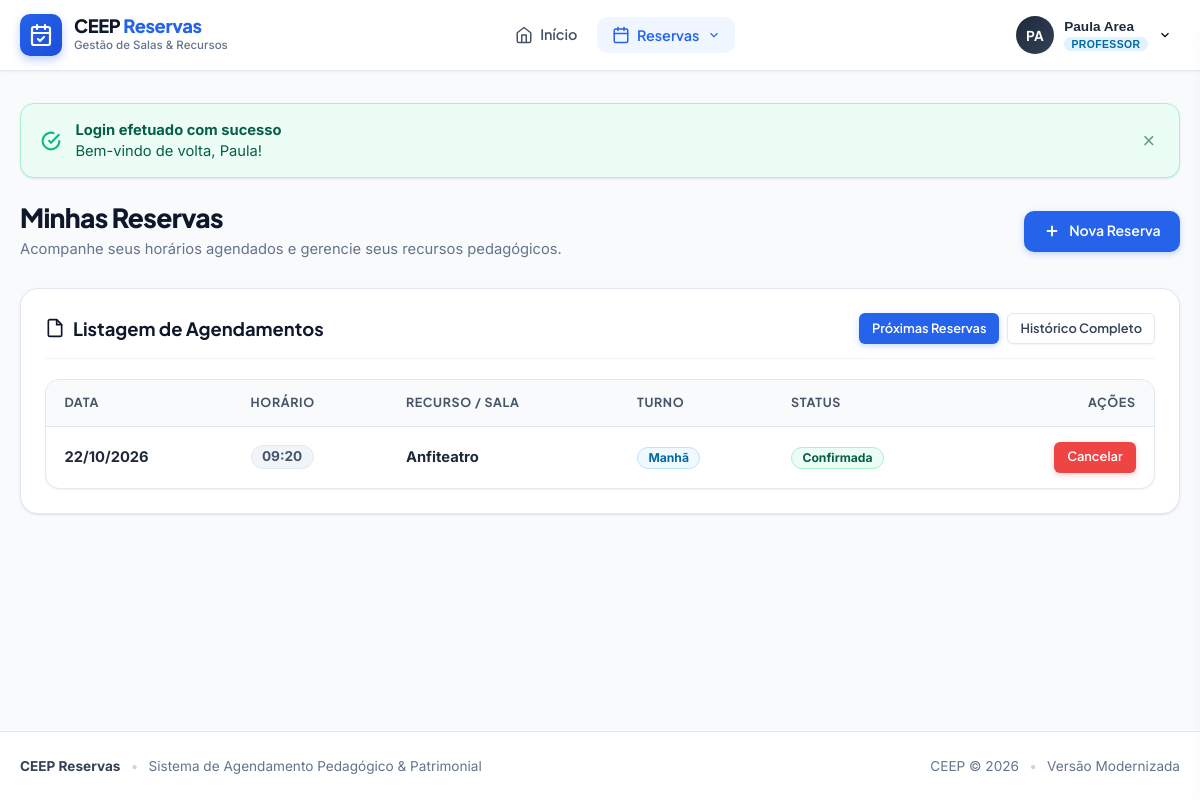
Before: /listareserva.php (signed in) with the older database file.
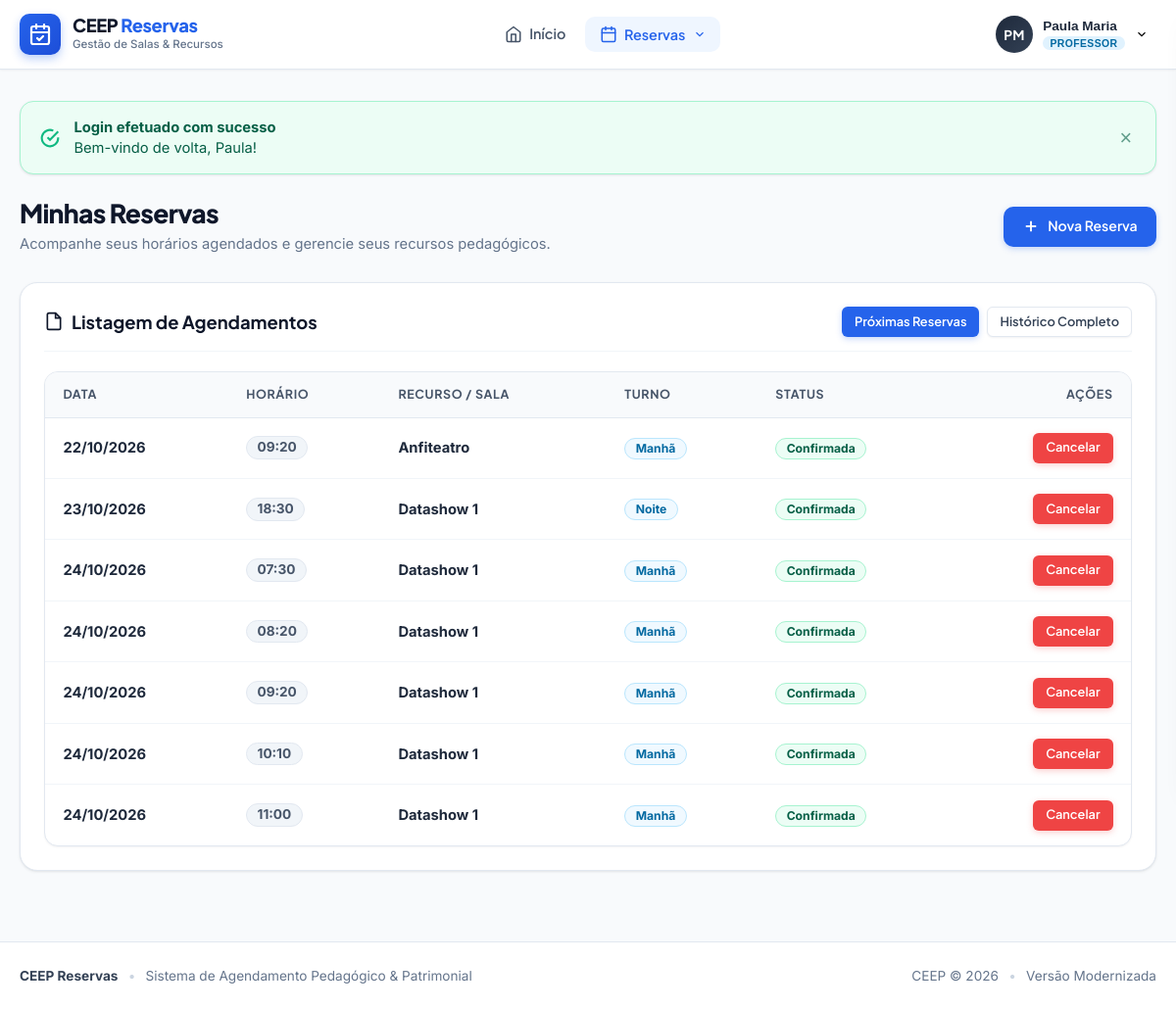
After: the same page with the newer database file.
### tables this page shows
CREATE TABLE reservas (
    ID INTEGER PRIMARY KEY AUTOINCREMENT,
    cod_recurso INTEGER DEFAULT 0,
    matricula INTEGER DEFAULT 0,
    datatempo TEXT DEFAULT NULL,
    turno TEXT DEFAULT 'm',
    ticket TEXT DEFAULT '0',
    disponivel INTEGER DEFAULT 0,
    pegou INTEGER DEFAULT 0
);

CREATE TABLE recursos (
    cod_recurso INTEGER PRIMARY KEY AUTOINCREMENT,
    nome_recurso TEXT NOT NULL,
    status TEXT DEFAULT 'Disponivel',
    categoria TEXT DEFAULT '1'
);

### listareserva.php (called while the page is built)
<?php require_once __DIR__ . '/reservas.php'; ?>

### reservas.php (the view, shortened to what the changed rows need)
<?php
require_once __DIR__ . '/core/bootstrap.php';
$user = auth_user();
$matricula = $user['matricula'];
$isAdmin = auth_is_admin();
$filtro = $_GET['filtro'] ?? 'futuras';
$agora = date('Y-m-d H:i:s');
try {
    if ($filtro === 'historico') {
        $minhas = DB::fetchAll(
            "SELECT r.*, rec.nome_recurso, rec.categoria
             FROM reservas r
             LEFT JOIN recursos rec ON r.cod_recurso = rec.cod_recurso
             WHERE r.matricula = ?
             ORDER BY r.datatempo DESC LIMIT 100",
            [$matricula]
        );
    } else {
        $minhas = DB::fetchAll(
            "SELECT r.*, rec.nome_recurso, rec.categoria
             FROM reservas r
             LEFT JOIN recursos rec ON r.cod_recurso = rec.cod_recurso
             WHERE r.matricula = ? AND r.datatempo >= ?
             ORDER BY r.datatempo ASC",
            [$matricula, $agora]
        );
    }
} catch (Throwable $t) {
    error_log('Erro em minhas reservas: ' . $t->getMessage());
    $minhas = [];
}
render_header('Minhas Reservas', 'minhas_reservas');
?>
<div class="page-header animate-slide-in">
    <div>
        <h1 class="page-title">Minhas Reservas</h1>
    </div>
</div>
<div class="card animate-slide-in">
    <div class="card-header">
        <h2 class="card-title">
            <svg width="20" height="20" viewBox="0 0 24 24" fill="none" stroke="currentColor" stroke-width="2"><path d="M14 2H6a2 2 0 0 0-2 2v16a2 2 0 0 0 2 2h12a2 2 0 0 0 2-2V8z"></path><polyline points="14 2 14 8 20 8"></polyline></svg>
            <span>Listagem de Agendamentos</span>
        </h2>
    </div>
    <?php if (empty($minhas)): ?>
        <div class="empty-state">
            <div class="empty-state-icon">
                <svg width="32" height="32" viewBox="0 0 24 24" fill="none" stroke="currentColor" stroke-width="2"><circle cx="12" cy="12" r="10"></circle><polyline points="12 6 12 12 14 14"></polyline></svg>
            </div>
            <h3 class="empty-state-title">Nenhuma reserva encontrada</h3>
            <p class="empty-state-desc">Você ainda não possui horários agendados para este período.</p>
            <a href="user1.php" class="btn btn-primary">Fazer um Agendamento</a>
        </div>
    <?php else: ?>
        <div class="table-responsive">
            <table class="ceep-table">
                <thead>
                    <tr>
                        <th>Data</th>
                        <th>Horário</th>
                        <th>Recurso / Sala</th>
                        <th>Turno</th>
                        <th>Status</th>
                        <th style="text-align: right;">Ações</th>
                    </tr>
                </thead>
                <tbody>
                    <?php
                    $turnoNomes = ['m' => 'Manhã', 't' => 'Tarde', 'n' => 'Noite'];
                    foreach ($minhas as $res):
                        $passada = strtotime($res['datatempo']) < time();
                    ?>
                    <tr>
                        <td>
                            <strong><?= date('d/m/Y', strtotime($res['datatempo'])) ?></strong>
                        </td>
                        <td>
                            <span class="badge badge-secondary" style="font-size: 0.85rem;">
                                <?= date('H:i', strtotime($res['datatempo'])) ?>
                            </span>
                        </td>
                        <td>
                            <strong><?= e($res['nome_recurso'] ?? 'Recurso #' . $res['cod_recurso']) ?></strong>
                        </td>
                        <td>
                            <span class="badge badge-info">
                                <?= e($turnoNomes[$res['turno'] ?? ''] ?? 'Padrão') ?>
                            </span>
                        </td>
                        <td>
                            <?php if ($passada): ?>
                                <span class="badge badge-secondary">Concluída</span>
                            <?php else: ?>
                                <span class="badge badge-success">Confirmada</span>
                            <?php endif; ?>
                        </td>
                        <td style="text-align: right;">
                            <?php if (!$passada || $isAdmin): ?>
                                <a
                                    href="cancela.php?id=<?= urlencode($res['ID']) ?>&csrf_token=<?= e(csrf_token()) ?>"
                                    class="btn btn-danger btn-sm"
                                    data-confirm="Tem certeza que deseja cancelar esta reserva para <?= date('d/m/Y \à\s H:i', strtotime($res['datatempo'])) ?>?"
                                >
                                    Cancelar
                                </a>
                            <?php else: ?>
                                <span style="font-size: 0.8rem; color: var(--slate-400);">Finalizada</span>
                            <?php endif; ?>
                        </td>
                    </tr>
                    <?php endforeach; ?>
                </tbody>
            </table>
        </div>
    <?php endif; ?>
</div>
<?php
render_footer();

### core/bootstrap.php (shortened to what the changed rows need)
<?php
class DB {
    private static ?PDO $pdo = null;
    public static function pdo(): PDO {
        if (self::$pdo === null) {
            $sqlitePath1 = __DIR__ . '/../ceep.db';
            $sqlitePath2 = __DIR__ . '/../database.db';
            $options = [
                PDO::ATTR_ERRMODE => PDO::ERRMODE_EXCEPTION,
                PDO::ATTR_DEFAULT_FETCH_MODE => PDO::FETCH_ASSOC,
                PDO::ATTR_EMULATE_PREPARES => false
            ];
            $useSqlite = (defined('DB_DRIVER') && DB_DRIVER === 'sqlite') ||
                         (file_exists($sqlitePath1) && (!defined('DB_HOSTNAME') || DB_HOSTNAME === 'localhost' || DB_HOSTNAME === '127.0.0.1'));
            if ($useSqlite && (file_exists($sqlitePath1) || file_exists($sqlitePath2))) {
                $targetDb = file_exists($sqlitePath1) ? $sqlitePath1 : $sqlitePath2;
                try {
                    self::$pdo = new PDO("sqlite:" . $targetDb, null, null, $options);
                    return self::$pdo;
                } catch (PDOException $e) {
                }
            }
            $ultimoErro = '';
            die(
                "<div style='font-family: system-ui, sans-serif; max-width: 650px; margin: 50px auto; padding: 24px; border: 1px solid #fecaca; background: #fff5f5; border-radius: 14px; color: #991b1b;'>" .
                "<h2 style='margin-top:0; color:#b91c1c;'>Falha na Conexão com o Banco de Dados</h2>" .
                "<p>Não foi possível conectar ao MySQL nem ao arquivo local <code>ceep.db</code>.</p>" .
                "<div style='background: #fee2e2; padding: 12px; border-radius: 8px; font-family: monospace; font-size: 13px;'>" . htmlspecialchars($ultimoErro) . "</div>" .
                "</div>"
            );
        }
        return self::$pdo;
    }
    public static function query(string $sql, array $params = []): PDOStatement {
        $stmt = self::pdo()->prepare($sql);
        $stmt->execute($params);
        return $stmt;
    }
    public static function fetchAll(string $sql, array $params = []): array {
        return self::query($sql, $params)->fetchAll();
    }
}
function e(?string $string): string {
    return htmlspecialchars($string ?? '', ENT_QUOTES | ENT_SUBSTITUTE, 'UTF-8');
}
function csrf_token(): string {
    return $_SESSION['csrf_token'];
}
function auth_user(): ?array {
    return [
        'id' => $_SESSION['usuario_id'],
        'nome' => $_SESSION['nome'] ?? '',
        'sobrenome' => $_SESSION['sobrenome'] ?? '',
        'nome_completo' => trim(($_SESSION['nome'] ?? '') . ' ' . ($_SESSION['sobrenome'] ?? '')),
        'matricula' => $_SESSION['matricula'] ?? '',
        'cpf' => $_SESSION['cpf'] ?? '',
        'email' => $_SESSION['email'] ?? '',
        'tipo' => $_SESSION['tipo'] ?? 'p',
        'is_admin' => ($_SESSION['tipo'] ?? '') === 'a'
    ];
}
function auth_is_admin(): bool {
    return !empty($_SESSION['tipo']) && $_SESSION['tipo'] === 'a';
}
function render_header(string $title = 'CEEP Reservas', string $activeTab = 'home'): void {
    $user = auth_user();
    $isAdmin = auth_is_admin();
    $userName = $user ? $user['nome_completo'] : 'Usuário';
    $userRole = $isAdmin ? 'Administrador' : 'Professor';
    $initials = '';
    if ($user) {
        $parts = explode(' ', trim($userName));
        $initials = strtoupper(substr($parts[0] ?? '', 0, 1) . substr($parts[count($parts) - 1] ?? '', 0, 1));
    }
?>
<!DOCTYPE html>
<html lang="pt-BR">
<head>
    <link rel="stylesheet" href="core/app.css?v=2026.1">
</head>
<body class="ceep-app">
    <header class="ceep-header">
        <div class="header-inner">
            <div class="user-action-area">
                <div class="user-badge dropdown">
                    <button type="button" class="profile-trigger dropdown-toggle" aria-label="Menu do perfil">
                        <div class="avatar-circle"><?= e($initials) ?></div>
                        <div class="user-meta hide-mobile">
                            <span class="user-name"><?= e($userName) ?></span>
                            <span class="user-role-badge <?= $isAdmin ? 'badge-admin' : 'badge-prof' ?>"><?= e($userRole) ?></span>
                        </div>
                        <svg class="chevron" width="14" height="14" viewBox="0 0 24 24" fill="none" stroke="currentColor" stroke-width="2"><polyline points="6 9 12 15 18 9"></polyline></svg>
                    </button>
                </div>
            </div>
        </div>
    </header>
    <main class="ceep-main">
        <div class="ceep-container">
<?php
}
function render_footer(): void {
?>
        </div>
    </main>
</body>
</html>
<?php
}

Changed rows visible on the page:
added reservas: datatempo "23/10/2026", datatempo "18:30", cod_recurso.nome_recurso "Datashow 1", turno "Noite", shows "Confirmada"
added reservas: datatempo "24/10/2026", datatempo "07:30", cod_recurso.nome_recurso "Datashow 1", turno "Manhã", shows "Confirmada"
added reservas: datatempo "24/10/2026", datatempo "08:20", cod_recurso.nome_recurso "Datashow 1", turno "Manhã", shows "Confirmada"
added reservas: datatempo "24/10/2026", datatempo "09:20", cod_recurso.nome_recurso "Datashow 1", turno "Manhã", shows "Confirmada"
added reservas: datatempo "24/10/2026", datatempo "10:10", cod_recurso.nome_recurso "Datashow 1", turno "Manhã", shows "Confirmada"
added reservas: datatempo "24/10/2026", datatempo "11:00", cod_recurso.nome_recurso "Datashow 1", turno "Manhã", shows "Confirmada"
Other visible differences:
$initials: "PA" → "PM"
$userName: "Paula Area" → "Paula Maria"
